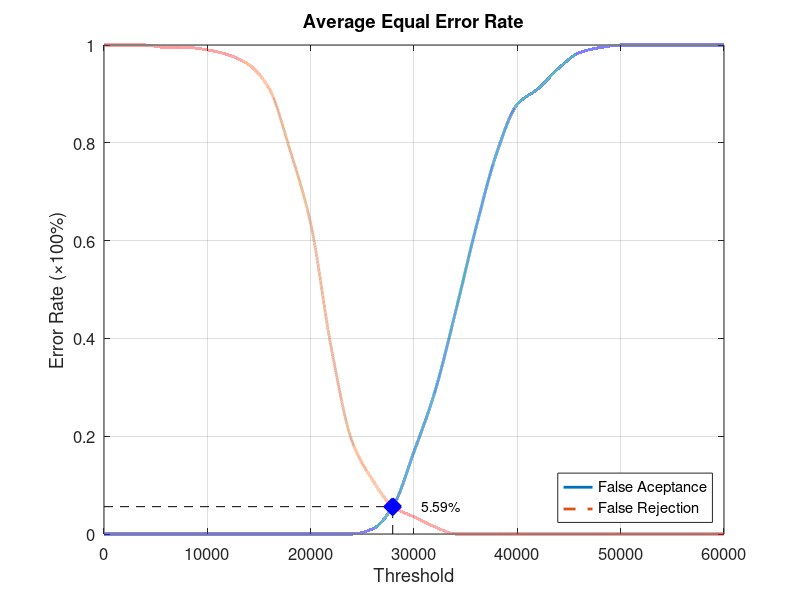
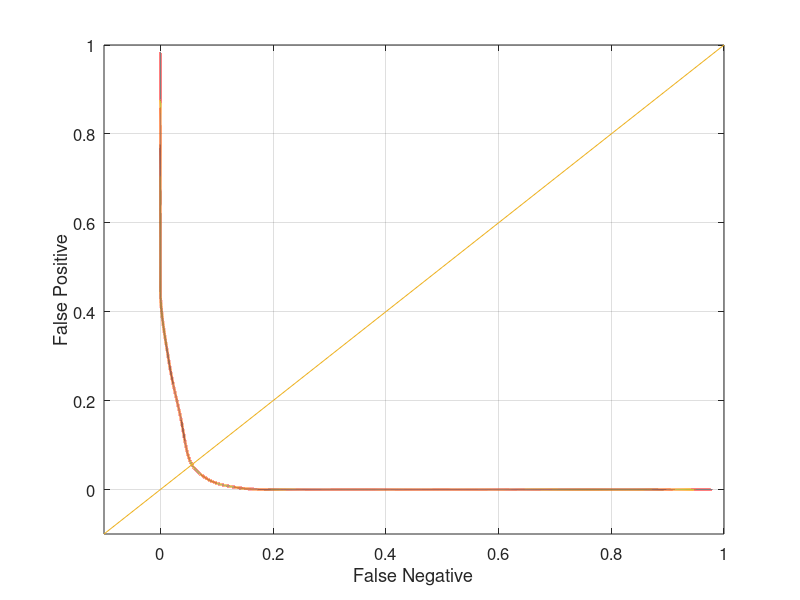

The MATLAB source for these figures, in order:
function yEER = Database4_3
close all;
clear;
clc;
x = 0:2000:60000;
xq = 0:0.5:60000;

y0 = [0 0 0 0 0 0 0 0 0 0 0 0 0 0.0105263 0.0578947 0.168421 0.289474 0.452632 0.626316 0.778947 0.878947 0.910526 0.952632 0.984211 0.994737 1 1 1 1 1 1];
yy0 = interp1(x, y0, xq, 'pchip');
y1 = [1 1 1 0.995 0.995 0.99 0.98 0.96 0.91 0.785 0.635 0.38 0.19 0.11 0.055 0.035 0.015 0 0 0 0 0 0 0 0 0 0 0 0 0 0];
yy1 = interp1(x, y1, xq, 'pchip');

% Calculating EER: 
y2 = abs(y0 - y1);
find(y2 == min(y2))
yy2 = abs(yy0 - yy1);
xEER = find(yy2 == min(yy2));
xEERIndex = xq(xEER) % X-axis EER
yEER = yy0(xEER) % Y-axis EER

main = figure
plot(xq, yy0,'-','LineWidth', 2);	hold on
plot(xq, yy1,'--','LineWidth', 2);	hold on
plot([xEERIndex xEERIndex], [0 yEER], 'k--');	hold on
plot([0 xEERIndex], [yEER yEER], 'k--');	hold on
plot(xEERIndex, yEER, 'bx', 'LineWidth', 10);	hold on
text(xEERIndex + 10 * xEERIndex / 100, yEER, [num2str(round((10000 * yEER)) / 100) '%'])
legend('False Aceptance', 'False Rejection', 'Location', 'SouthEast')
xlabel('Threshold')
ylabel('Error Rate (\times100%)')
title('Average Equal Error Rate')
set(gca, 'FontSize', 12)
axis([0 60000 0 1])
grid on

print(main, 'Database4_3Main', '-dpng');
FNRxFPR = figure('Color', [1 1 1]);
plot(yy1, yy0, '-', yy1, yy0, 'LineWidth', 2);
hold on
y = -0.1:0.1:1
plot(y, y); 
set(gca, 'FontSize', 12)
xlabel('False Negative')
ylabel('False Positive')
axis([-0.1 1 -0.1 1])
set(gca, 'FontSize', 12)
grid on

print(FNRxFPR, 'Database4_3FNRxFPR','-dpng');
end
